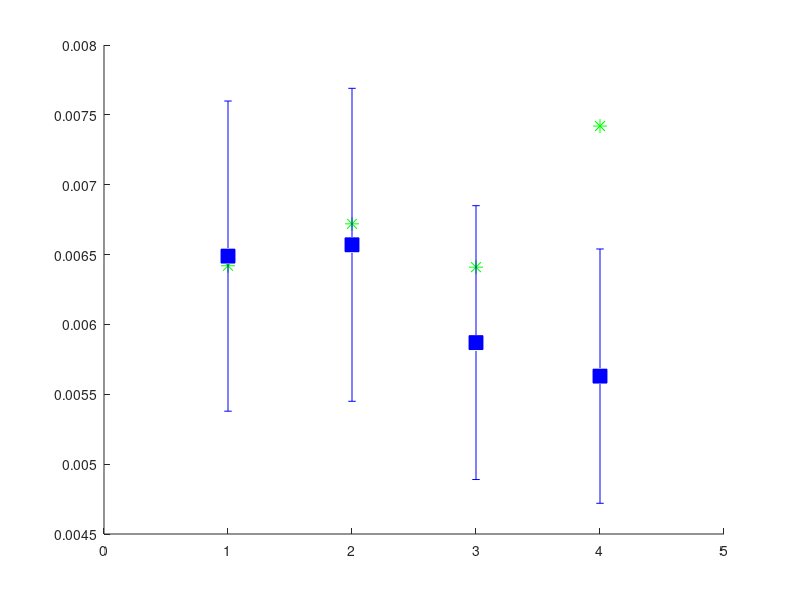

Write MATLAB code to recreate this figure. (Note: this script raises an error after producing the figure.)
A = [1, 0.006489; 1, 0.00642];
B = [2, 0.00657; 2, 0.00672];
C = [3, 0.00587; 3, 0.00641];
D = [4, 0.00563; 4, 0.00742];


eA = [0.00111,0.00104];
eB = [0.00112,0.00117];
eC = [0.00098,0.00109];
eD = [0.00091,0.00129];

higher(1,:) = A(1,:);
higher(2,:) = B(1,:);
higher(3,:) = C(1,:);
higher(4,:) = D(1,:);

lower(1,:) = A(2,:);
lower(2,:) = B(2,:);
lower(3,:) = C(2,:);
lower(4,:) = D(2,:);

figure
hold on

higherE(1,:) = eA(1);
higherE(2,:) = eB(1);
higherE(3,:) = eC(1);
higherE(4,:) = eD(1);

lowerE(1,:) = eA(1);
lowerE(2,:) = eB(1);
lowerE(3,:) = eC(1);
lowerE(4,:) = eD(1);

higherPlot = plot(higher(:,1),higher(:,2),'bs','MarkerSize',10,'MarkerFaceColor','b');
lowerPlot = plot(lower(:,1),lower(:,2),'g*','MarkerSize',10,'MarkerFaceColor','g');


errorbar(higher(:,1),higher(:,2),higherE,'bo', 'MarkerSize',0.001,'LineWidth',1.5)
errorbar(lower(:,1),lower(:,2),lowerE,'go', 'MarkerSize',0.001,'LineWidth',1.5)

names = {'Density', 'Jkn', 'Jks', 'Jfric'};


title('Distance to lab testing','Interpreter','latex','FontSize', 36)

legend([higherPlot,lowerPlot,], {'10% higher','10% lower'},'Interpreter','latex','FontSize', 24)
set(gca,'FontName','latex','FontSize', 24,'LineWidth',2,'XMinorTick','on',...
    'YMinorTick','on', 'TickLength', [.025 .0125],'Box', 'on','XTick',(1:1:4),'xticklabel',names)
xlim([0 5])
xlabel('Trial', 'Interpreter','latex','FontSize', 24)
ylabel('Geometric distance (m)','Interpreter','latex','FontSize', 24)

%plot real information
y = 0.0059;
A = line([0,6],[y,y],'Color','k','LineStyle','--');
r = rectangle('Position',[0 0.0049 6 0.002]);
r.FaceColor = [.5 .5 .5 0.1];



%

